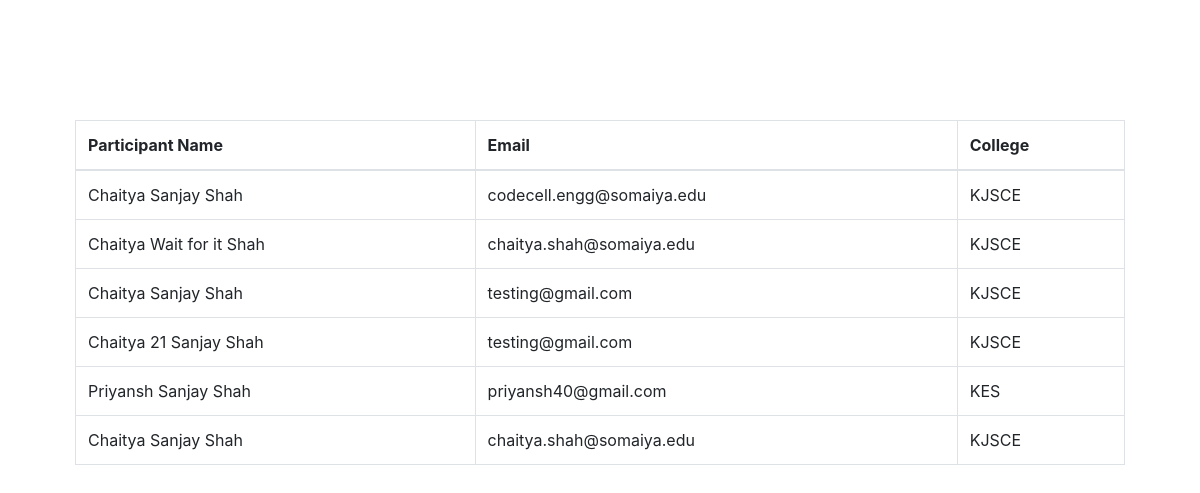
Before: /event/attendees/ (signed in) with the older database file.
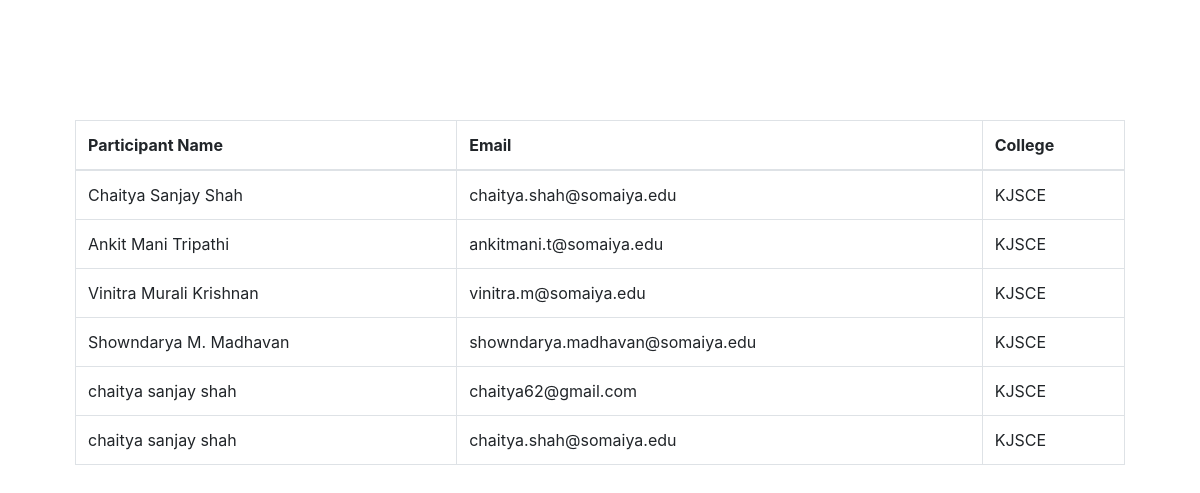
After: the same page with the newer database file.
### records/models.py (models this page shows, shortened)
class Attendee(models.Model):
	yos_choices = (
	('TY', 'Third Year'),
	('SY', 'Second Year'),
	('FY', 'First Year'),
	('B.Tech', 'Final/Fourth Year'),
	)
	branch_choices = (
	('IT', 'Information Technologies'),
	('CS', 'Computer Engineering'),
	('MECH', 'Mechnical Engineering'),
	('EXTC', 'Electronics and TeleCommunication'),
	('ETRX', 'Electronics'),
	)
	first_name = models.CharField(max_length=255)
	last_name = models.CharField(max_length=255)
	middle_name = models.CharField(max_length=255)
	year_of_study = models.CharField(max_length=255, choices=yos_choices,default='FY', blank=True)
	branch = models.CharField(max_length=255, choices=branch_choices,default='IT', blank=True)
	division = models.CharField(max_length=255, default='A', blank=True)
	college = models.CharField(max_length=600)
	email = models.EmailField(max_length=255)

### records/views.py (the view)
# urls.py: url(r'^event/attendees/$', view_participants, name='view_participants'),
def view_participants(request):
	if not is_logged_in(request):
		return HttpResponseRedirect('/login/')
	data = Attendee.objects.all()
	return render(request, 'records/view_participants.html', {'title': 'Attendees', 'data': data})

### records/views.py (called while the page is built)
def is_logged_in(request):
	return request.user.is_authenticated

### records/templates/records/view_participants.html
{% extends "records/index.html" %}
{% block recordcontent %}
<br>
<br>
<br>
<br>
<br>
	<div class="container">
			<table class="table table-condensed table-bordered table-inverse table-hover">
			<thead class="">
				<tr>
					<th>Participant Name</th>
					<th>Email</th>
					<th>College</th>
				</tr>
			</thead>
			<tbody>
			{% for p in data %}
				<tr>
					<td>{{p.first_name}} {{ p.middle_name}} {{p.last_name}}</td>
					<td>{{p.email}}</td>
					<td>{{p.college}}</td>
				</tr>
			{% endfor %}
			</tbody>
		</table>
	</div>
{% endblock %}

Changed rows visible on the page:
changed Attendee "Chaitya": email "codecell.engg@somaiya.edu" → "chaitya.shah@somaiya.edu"
changed Attendee: first_name "Chaitya" → "Ankit"; middle_name "Wait for it" → "Mani"; last_name "Shah" → "Tripathi"; email "chaitya.shah@somaiya.edu" → "ankitmani.t@somaiya.edu"
changed Attendee: first_name "Chaitya" → "Vinitra"; middle_name "Sanjay" → "Murali"; last_name "Shah" → "Krishnan"; email "testing@gmail.com" → "vinitra.m@somaiya.edu"
changed Attendee: first_name "Chaitya 21" → "Showndarya"; middle_name "Sanjay" → "M."; last_name "Shah" → "Madhavan"; email "testing@gmail.com" → "showndarya.madhavan@somaiya.edu"
changed Attendee: first_name "Priyansh" → "chaitya"; middle_name "Sanjay" → "sanjay"; last_name "Shah" → "shah"; email "priyansh40@gmail.com" → "chaitya62@gmail.com"; college "KES" → "KJSCE"
changed Attendee (number 6 of 6 on the later page): first_name "Chaitya" → "chaitya"; middle_name "Sanjay" → "sanjay"; last_name "Shah" → "shah"
